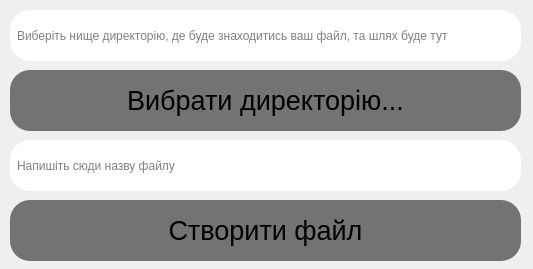
<?xml version="1.0" encoding="UTF-8"?>
<ui version="4.0">
 <class>MainWindow</class>
 <widget class="QMainWindow" name="MainWindow">
  <property name="geometry">
   <rect>
    <x>0</x>
    <y>0</y>
    <width>533</width>
    <height>269</height>
   </rect>
  </property>
  <property name="windowTitle">
   <string>MainWindow</string>
  </property>
  <widget class="QWidget" name="centralwidget">
   <widget class="QLineEdit" name="path">
    <property name="enabled">
     <bool>false</bool>
    </property>
    <property name="geometry">
     <rect>
      <x>10</x>
      <y>10</y>
      <width>511</width>
      <height>51</height>
     </rect>
    </property>
    <property name="cursor">
     <cursorShape>ArrowCursor</cursorShape>
    </property>
    <property name="styleSheet">
     <string notr="true">border-radius: 20px;
background: white;
padding-left: 5px;
color: black;</string>
    </property>
    <property name="placeholderText">
     <string>Виберіть нище директорію, де буде знаходитись ваш файл, та шлях буде тут</string>
    </property>
   </widget>
   <widget class="QPushButton" name="chose_path">
    <property name="geometry">
     <rect>
      <x>10</x>
      <y>70</y>
      <width>511</width>
      <height>61</height>
     </rect>
    </property>
    <property name="font">
     <font>
      <pointsize>20</pointsize>
     </font>
    </property>
    <property name="cursor">
     <cursorShape>PointingHandCursor</cursorShape>
    </property>
    <property name="styleSheet">
     <string notr="true">QPushButton {
	background: #737373;
	color: black;
	border-radius: 20px;
}

QPushButton:hover {
	background: #525252;
}</string>
    </property>
    <property name="text">
     <string>Вибрати директорію...</string>
    </property>
   </widget>
   <widget class="QLineEdit" name="path_2">
    <property name="enabled">
     <bool>true</bool>
    </property>
    <property name="geometry">
     <rect>
      <x>10</x>
      <y>140</y>
      <width>511</width>
      <height>51</height>
     </rect>
    </property>
    <property name="cursor">
     <cursorShape>IBeamCursor</cursorShape>
    </property>
    <property name="styleSheet">
     <string notr="true">border-radius: 20px;
background: white;
padding-left: 5px;
color: black;</string>
    </property>
    <property name="placeholderText">
     <string>Напишіть сюди назву файлу</string>
    </property>
   </widget>
   <widget class="QPushButton" name="chose_path_2">
    <property name="geometry">
     <rect>
      <x>10</x>
      <y>200</y>
      <width>511</width>
      <height>61</height>
     </rect>
    </property>
    <property name="font">
     <font>
      <pointsize>20</pointsize>
     </font>
    </property>
    <property name="cursor">
     <cursorShape>PointingHandCursor</cursorShape>
    </property>
    <property name="styleSheet">
     <string notr="true">QPushButton {
	background: #737373;
	color: black;
	border-radius: 20px;
}

QPushButton:hover {
	background: #525252;
}</string>
    </property>
    <property name="text">
     <string>Створити файл</string>
    </property>
   </widget>
  </widget>
 </widget>
 <resources/>
 <connections/>
</ui>
